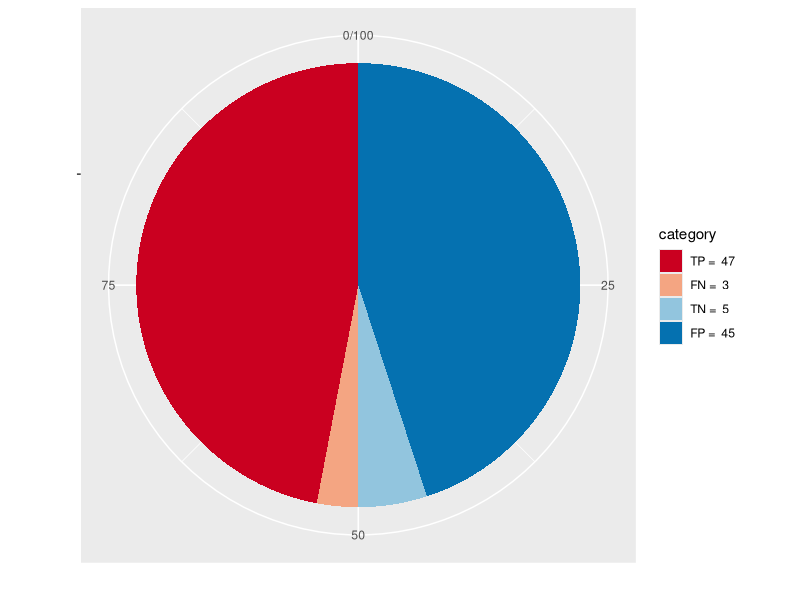
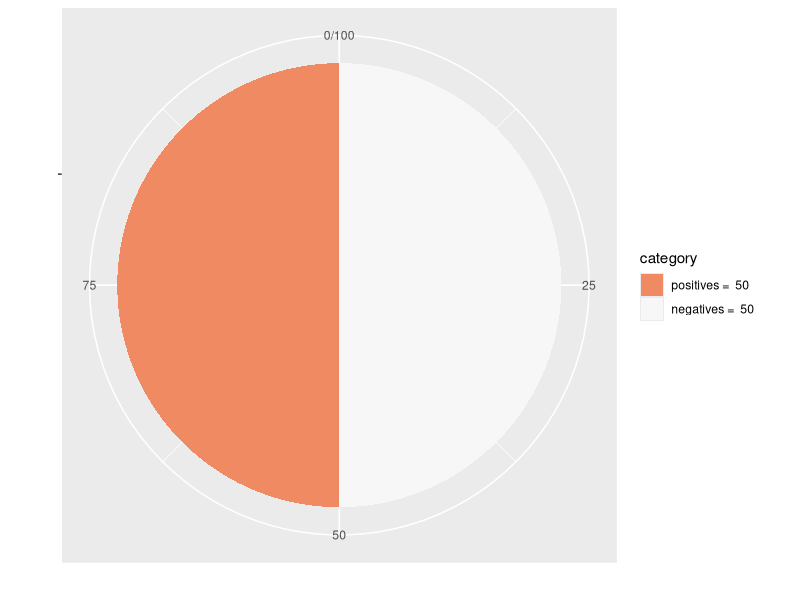

R code for these plots, in order:
#!/usr/bin/env Rscript

if (!require("RColorBrewer")) {
  install.packages("RColorBrewer")
  library(RColorBrewer)
}

library(ggplot2)
digits = 2


# accuracy
accuracy <- function (tp, fn, tn, fp) {

 accuracy_result <- (tp+tn)/(tn + tp + fp + fn)
 
 cat("accuracy = ", round(accuracy_result, digits), "\t\t in the [0; 1] interval \n")
 return(accuracy_result)
}


# F1 score
f1_score <- function (tp, fn, tn, fp) {

 f1_score_result <- (2*tp)/(2*tp + fp + fn)
 
 cat("F1 score = ", round(f1_score_result, digits), "\t\t in the [0; 1] interval\n")
 return(f1_score_result)
}


# Matthews correlation coefficient
mcc <- function (tp, fn, tn, fp) {

  TP <- tp
  FN <- fn
  
  TN <- tn
  FP <- fp
  
  #TP;TN;FP;FN # for debugging
  sum1 <- TP+FP; sum2 <-TP+FN ; sum3 <-TN+FP ; sum4 <- TN+FN;
  denom <- as.double(sum1)*sum2*sum3*sum4 # as.double to avoid overflow error on large products
  if (any(sum1==0, sum2==0, sum3==0, sum4==0)) {
    denom <- 1
  }
  mcc <- ((TP*TN)-(FP*FN)) / sqrt(denom)
  
  cat("MCC = ", round(mcc, digits), "\t\t\t in the [-1; +1] interval\n")
  return(mcc)
}



# Confusion matrix pie
confusion_matrix_pie <- function(tp, fn, tn, fp, saveFileName) {

    thisDafaFrame <- data.frame(
      category = c(paste("TP = ", tp, ""), paste("FN = ", fn, ""), paste("TN = ", tn, ""), paste("FP = ", fp, "")),
      amount = c(tp, fn,   tn, fp)
      )
    thisDafaFrame$category = factor(thisDafaFrame$category, levels=unique(thisDafaFrame$category)) # we set as levels to respect this order in the plot legend
    head(thisDafaFrame)

    # Barplot
    thisBarPlot<- ggplot(thisDafaFrame, aes(x="", y=amount, fill=category))+
    geom_bar(width = 1.0, stat = "identity")

    thisPie <- thisBarPlot + coord_polar("y") + xlab("") + ylab("") + scale_fill_brewer(palette="RdBu")
    thisPie
    ggsave(saveFileName)

}

# positive_negative pie
positive_negative_pie <- function(pos, neg, saveFileName) {

    thisDafaFrame <- data.frame(
      category = c(paste("positives = ", pos, ""), paste("negatives = ", neg, "")),
      amount = c(pos, neg)
      )
    thisDafaFrame$category = factor(thisDafaFrame$category, levels=unique(thisDafaFrame$category)) # we set as levels to respect this order in the plot legend
    head(thisDafaFrame)

    # Barplot
    thisBarPlot<- ggplot(thisDafaFrame, aes(x="", y=amount, fill=category))+
    geom_bar(width = 1.0, stat = "identity")
    
    thisPie <- thisBarPlot + coord_polar("y") + xlab("") + ylab("") + scale_fill_brewer(palette="RdBu")
    thisPie
    ggsave(saveFileName)

}



tp = 47
fn = 3

tn = 5
fp = 45

positives = tp + fn
negatives = tn + fp

confusion_matrix_pie(tp, fn, tn, fp, "confusion_matrix_pie.pdf")
positive_negative_pie(positives, negatives, "positive_negative_pie.pdf")

current_accuracy = accuracy(tp, fn, tn, fp)
current_f1_score = f1_score(tp, fn, tn, fp)
current_MCC = mcc(tp, fn, tn, fp)

current_normMCC = (current_MCC+1)/2 # normalized MCC
cat("normMCC = ", round(current_normMCC, digits), "\t\t in the [0; 1] interval\n")



if (file.exists("Rplots.pdf")) file.remove("Rplots.pdf")
